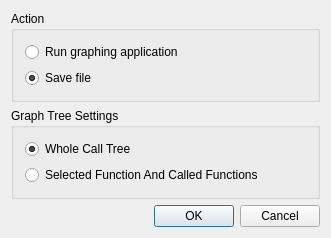
<?xml version="1.0" encoding="UTF-8"?>
<ui version="4.0">
 <class>CCallGraph</class>
 <widget class="QDialog" name="CCallGraph">
  <property name="geometry">
   <rect>
    <x>0</x>
    <y>0</y>
    <width>331</width>
    <height>224</height>
   </rect>
  </property>
  <property name="windowTitle">
   <string>Generate Call Graph</string>
  </property>
  <layout class="QVBoxLayout" name="verticalLayout">
   <item>
    <widget class="Q3ButtonGroup" name="ButtonGroup1_2">
     <property name="title">
      <string>Action</string>
     </property>
     <layout class="QVBoxLayout" name="verticalLayout_2">
      <item>
       <widget class="QRadioButton" name="mrunApplication">
        <property name="focusPolicy">
         <enum>Qt::NoFocus</enum>
        </property>
        <property name="toolTip">
         <string>Display the call graph in the chosen application</string>
        </property>
        <property name="text">
         <string>Run graphing application</string>
        </property>
        <property name="checked">
         <bool>false</bool>
        </property>
       </widget>
      </item>
      <item>
       <widget class="QRadioButton" name="mSaveFile">
        <property name="focusPolicy">
         <enum>Qt::NoFocus</enum>
        </property>
        <property name="toolTip">
         <string>Save the file to disk</string>
        </property>
        <property name="text">
         <string>Save file</string>
        </property>
        <property name="checked">
         <bool>true</bool>
        </property>
       </widget>
      </item>
     </layout>
    </widget>
   </item>
   <item>
    <widget class="Q3ButtonGroup" name="ButtonGroup1">
     <property name="title">
      <string>Graph Tree Settings</string>
     </property>
     <layout class="QVBoxLayout" name="verticalLayout_3">
      <property name="spacing">
       <number>6</number>
      </property>
      <property name="margin">
       <number>11</number>
      </property>
      <item>
       <widget class="QRadioButton" name="mWholeCallTree">
        <property name="text">
         <string>Whole Call Tree</string>
        </property>
        <property name="checked">
         <bool>true</bool>
        </property>
       </widget>
      </item>
      <item>
       <widget class="QRadioButton" name="mSelectedFunction">
        <property name="text">
         <string>Selected Function And Called Functions</string>
        </property>
       </widget>
      </item>
     </layout>
    </widget>
   </item>
   <item>
    <layout class="QHBoxLayout" name="horizontalLayout">
     <item>
      <spacer name="horizontalSpacer">
       <property name="orientation">
        <enum>Qt::Horizontal</enum>
       </property>
       <property name="sizeHint" stdset="0">
        <size>
         <width>78</width>
         <height>20</height>
        </size>
       </property>
      </spacer>
     </item>
     <item>
      <widget class="QPushButton" name="mOK">
       <property name="text">
        <string>OK</string>
       </property>
       <property name="default">
        <bool>true</bool>
       </property>
      </widget>
     </item>
     <item>
      <widget class="QPushButton" name="mCancel">
       <property name="text">
        <string>Cancel</string>
       </property>
      </widget>
     </item>
    </layout>
   </item>
  </layout>
 </widget>
 <layoutdefault spacing="6" margin="11"/>
 <pixmapfunction>qPixmapFromMimeSource</pixmapfunction>
 <customwidgets>
  <customwidget>
   <class>Q3GroupBox</class>
   <extends>QGroupBox</extends>
   <header>Qt3Support/Q3GroupBox</header>
   <container>1</container>
  </customwidget>
  <customwidget>
   <class>Q3ButtonGroup</class>
   <extends>Q3GroupBox</extends>
   <header>Qt3Support/Q3ButtonGroup</header>
   <container>1</container>
  </customwidget>
 </customwidgets>
 <resources/>
 <connections>
  <connection>
   <sender>mCancel</sender>
   <signal>clicked()</signal>
   <receiver>CCallGraph</receiver>
   <slot>reject()</slot>
   <hints>
    <hint type="sourcelabel">
     <x>20</x>
     <y>20</y>
    </hint>
    <hint type="destinationlabel">
     <x>20</x>
     <y>20</y>
    </hint>
   </hints>
  </connection>
  <connection>
   <sender>mOK</sender>
   <signal>clicked()</signal>
   <receiver>CCallGraph</receiver>
   <slot>accept()</slot>
   <hints>
    <hint type="sourcelabel">
     <x>20</x>
     <y>20</y>
    </hint>
    <hint type="destinationlabel">
     <x>20</x>
     <y>20</y>
    </hint>
   </hints>
  </connection>
 </connections>
</ui>
